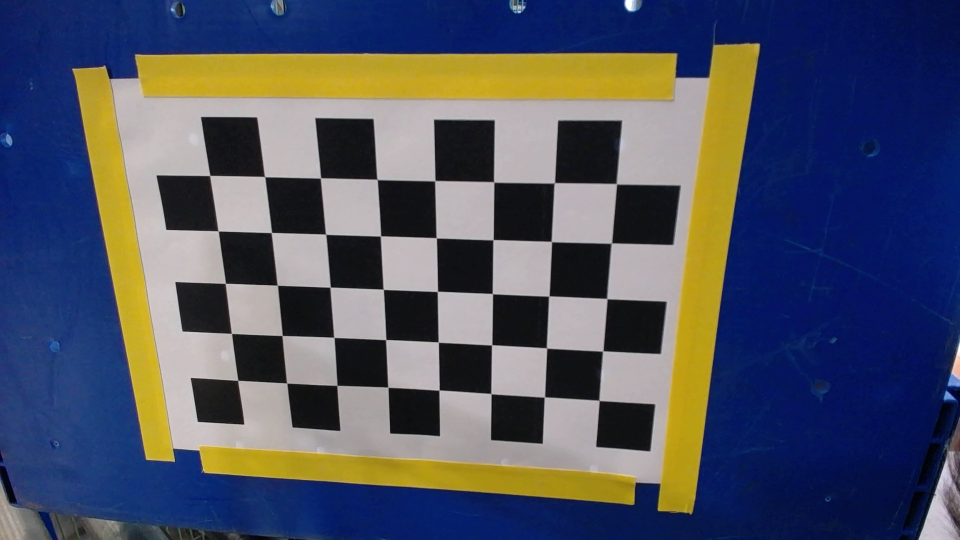
#> input picture calibration/calibration_cam2/10.jpg, 1920 x 1080 px (shown at 1/2 size); its folder holds 4 pictures in this run
$ python exec.py
#> lines starting #> are read from the running program, lines starting #| are printed output that depends on the picture
import cv2
from numpy import diag
import numpy as np
import cv2 as cv
import glob

# cv2.imshow('image',cv2.resize(cv2.imread('calibration/calibrated_seg_iphone.jpg'), (1024, 768)))
# cv2.waitKey(0)
# cv2.destroyAllWindows()

class Resolution:
    def __init__(self, width, height):
        self.width = width
        self.height = height

class ObjectResolution:
    def __init__(self, width, height, width_px, height_px):
        self.width = width
        self.height = height
        self.width_px = width_px
        self.height_px = height_px


def calculate_fxfy(object_resolution, distance):
    fx = (object_resolution.width_px / object_resolution.width) * distance
    print(object_resolution.width_px)
    print(object_resolution.width )
    print(distance)
    fy = (object_resolution.height_px / object_resolution.height) * distance
    return fx, fy

def calibrate(row, col, fx, fy):
    fx = fx * col / 1920
    fy = fy * row / 1080
    K = diag([fx, fy, 1])
    K[0, 2] = col / 2
    K[1, 2] = row / 2
    return K.round(1)

# [18 lines of commented-out code are left out]
criteria = (cv.TERM_CRITERIA_EPS + cv.TERM_CRITERIA_MAX_ITER, 30, 0.001)
# prepare object points, like (0,0,0), (1,0,0), (2,0,0) ....,(6,5,0)
objp = np.zeros((8*5,3), np.float32)
objp[:,:2] = np.mgrid[0:8,0:5].T.reshape(-1,2)
# Arrays to store object points and image points from all the images.
objpoints = [] # 3d point in real world space
imgpoints = [] # 2d points in image plane.
images = glob.glob('calibration/calibration_cam2/*.jpg')
print(len(images))
for fname in images:
    img = cv.imread(fname)
#> img is the input picture: shape (1080, 1920, 3); mean B, G, R 98, 82.3, 77.9
    gray = cv.cvtColor(img, cv.COLOR_BGR2GRAY)
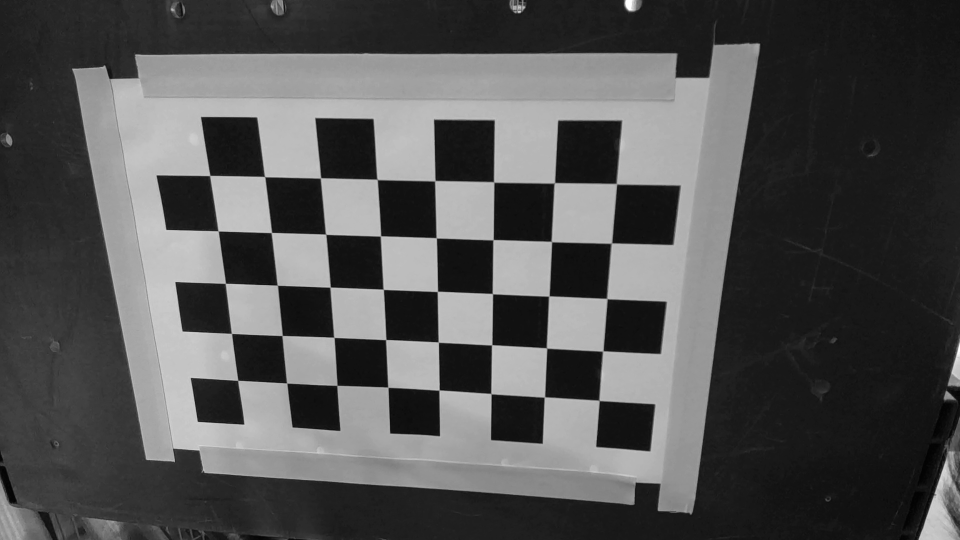
#> gray: shape (1080, 1920) (shown at 1/2 size); min 1, max 255, mean 82.8
    # Find the chess board corners
    ret, corners = cv.findChessboardCorners(gray, (8,5), None)
#> ret = True; corners = 40 rows, first 8: [1199.3, 801.9], [1090.3, 793.6], [982.8, 788.3], [878.9, 780.2], [776.8, 775.4], [674.4, 771.3], [573.8, 766.3], [476.1, 761]
    # If found, add object points, image points (after refining them)
    print(ret)
#| True
    if ret == True:
        objpoints.append(objp)
        corners2 = cv.cornerSubPix(gray,corners, (11,11), (-1,-1), criteria)
#> corners2 = 40 rows, first 8: [1198.6, 801.2], [1089.4, 794.4], [982.4, 787.7], [878.5, 780.5], [776.4, 774.9], [674.3, 771.2], [573.9, 766.5], [476.1, 761.1]
        # print(corners2)
        imgpoints.append(corners2)
#> pass 2 of the loop `for fname in images:`:
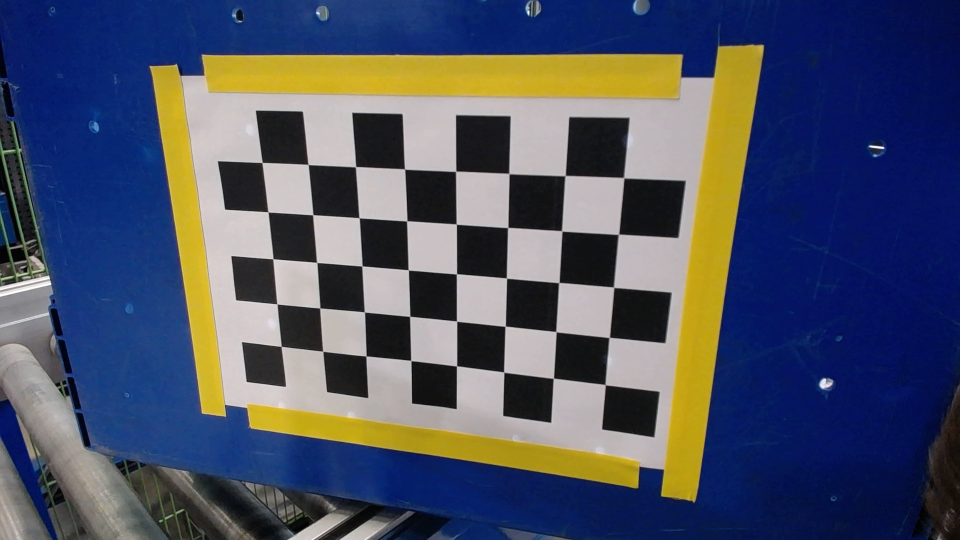
#> input picture calibration/calibration_cam2/11.jpg, 1920 x 1080 px (shown at 1/2 size)
#> img is the input picture: shape (1080, 1920, 3); mean B, G, R 100.1, 81.5, 75.6
#> `gray = cv.cvtColor(img, cv.COLOR_BGR2GRAY)`:
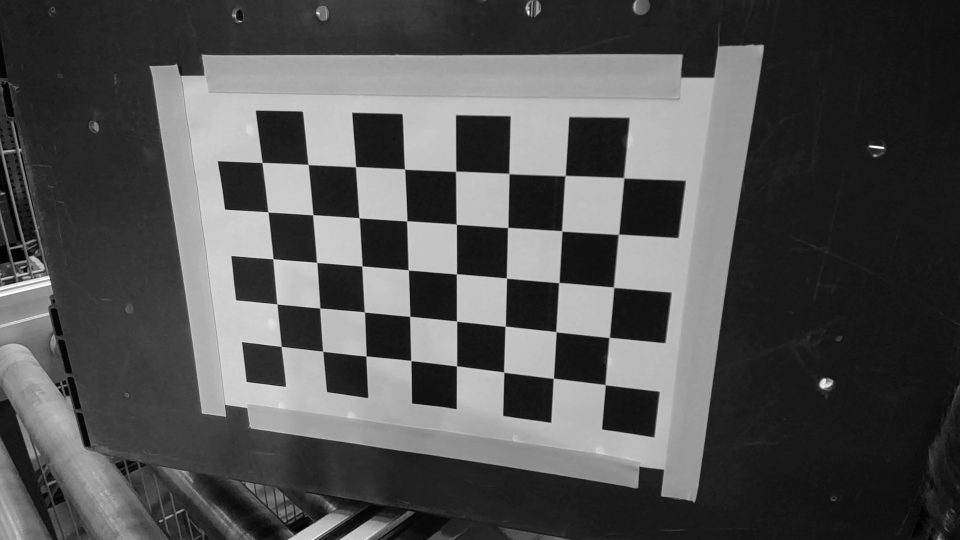
#> gray: shape (1080, 1920) (shown at 1/2 size); min 0, max 255, mean 81.9
#> corners = 40 rows, first 8: [1211.6, 770.5], [1107.5, 756.7], [1008, 744.5], [913.7, 732.2], [822.3, 721.4], [732.5, 712.5], [646.1, 703], [562.9, 693.2]
#| True
#> corners2 = 40 rows, first 8: [1211, 769.9], [1107.3, 756.9], [1008.1, 744.6], [913.7, 732.3], [822.2, 721.5], [732.6, 712.4], [646, 702.9], [562.9, 693.3]
#> pass 3 of the loop `for fname in images:`:
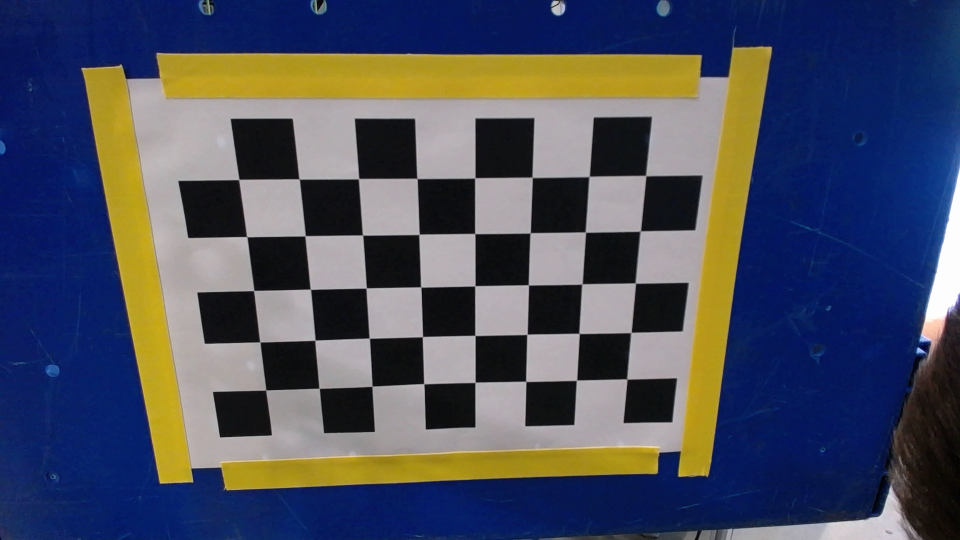
#> input picture calibration/calibration_cam2/12.jpg, 1920 x 1080 px (shown at 1/2 size)
#> img is the input picture: shape (1080, 1920, 3); mean B, G, R 93.8, 77.9, 73.6
#> `gray = cv.cvtColor(img, cv.COLOR_BGR2GRAY)`:
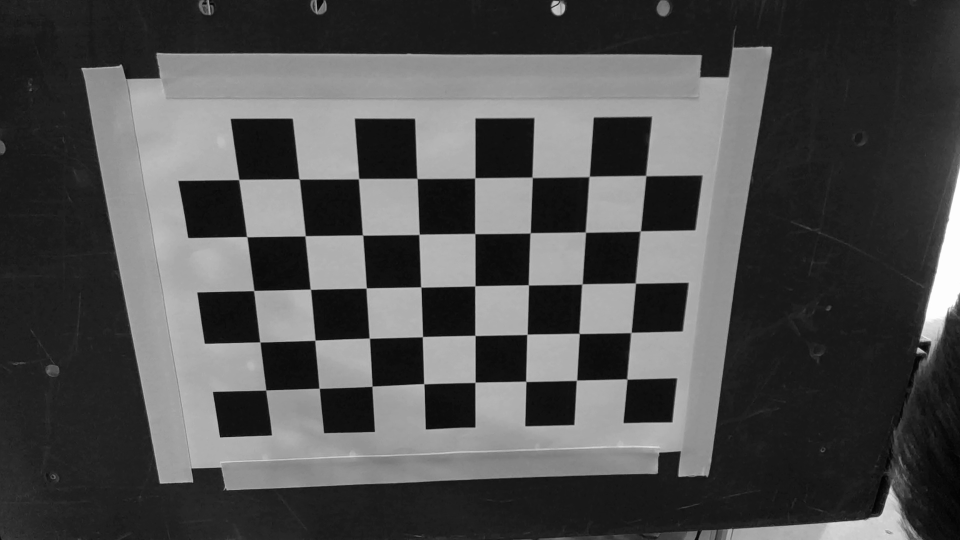
#> gray: shape (1080, 1920) (shown at 1/2 size); min 2, max 255, mean 78.4
#> corners = 40 rows, first 8: [1255.1, 759], [1154.5, 760.4], [1052.5, 763.5], [950.9, 764.4], [848.2, 768], [744.5, 772.8], [638.8, 776.9], [532.4, 780.3]
#| True
#> corners2 = 40 rows, first 8: [1254.4, 758.6], [1153.5, 760.9], [1052.2, 763.2], [950.5, 765], [848.1, 768], [744.5, 772.8], [638.7, 777], [532.2, 780.6]
#> the loop made 4 passes; the first 3 are shown
        # Draw and display the corners
        # cv.drawChessboardCorners(img, (8,5), corners2, ret)
        # cv.imshow('img', img)
        # cv.waitKey(0)
cv.destroyAllWindows()

ret, mtx, dist, rvecs, tvecs = cv.calibrateCamera(objpoints, imgpoints, gray.shape[::-1], None, None)
# print(dist)
f = open("calibration/K.txt", "w+")
f.write(np.array2string(mtx))
f.close()
f = open("calibration/dist.txt", "w+")
f.write(np.array2string(dist))
f.close()

print(mtx)
print(dist)


# dist = np.asarray([0.11351048, -0.19936451,  0.00238028,  0.00473524, -0.03718523])
# print(dist)

#> (the run stopped early here; a loop or call above may not have finished)
